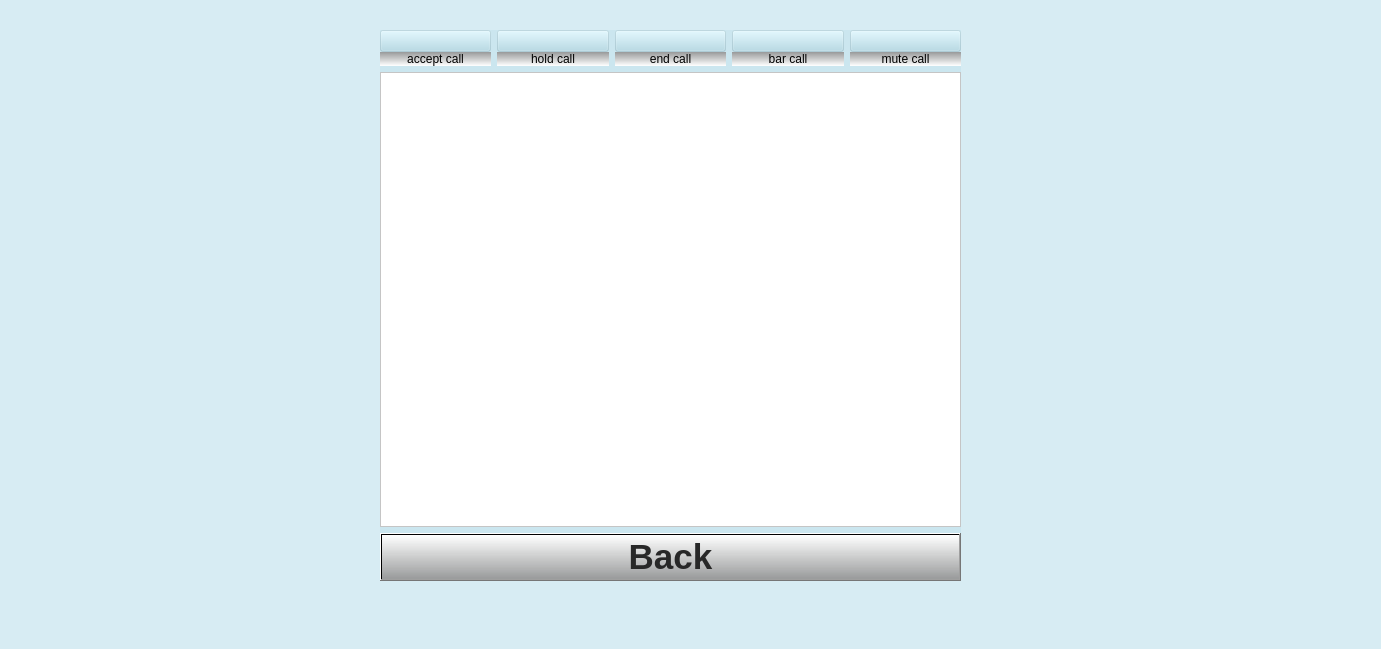
<?xml version="1.0" encoding="UTF-8"?>
<ui version="4.0">
 <class>etu</class>
 <widget class="QWidget" name="etu">
  <property name="geometry">
   <rect>
    <x>0</x>
    <y>0</y>
    <width>1381</width>
    <height>649</height>
   </rect>
  </property>
  <property name="windowTitle">
   <string>Form</string>
  </property>
  <property name="styleSheet">
   <string notr="true">

background-color: rgba(173, 216, 230,70);
</string>
  </property>
  <widget class="QWidget" name="layoutWidget">
   <property name="geometry">
    <rect>
     <x>380</x>
     <y>30</y>
     <width>581</width>
     <height>551</height>
    </rect>
   </property>
   <layout class="QVBoxLayout" name="verticalLayout_6">
    <item>
     <layout class="QHBoxLayout" name="horizontalLayout">
      <item>
       <layout class="QVBoxLayout" name="verticalLayout">
        <property name="spacing">
         <number>0</number>
        </property>
        <item>
         <widget class="QPushButton" name="accept_call_button">
          <property name="styleSheet">
           <string notr="true">background-color: qlineargradient(spread:pad, x1:0.5, y0.8:0, x2:1, y1:0, stop:0 rgba(240, 240, 240, 150), stop:1 rgba(255, 255, 255, 255));
</string>
          </property>
          <property name="text">
           <string/>
          </property>
          <property name="icon">
           <iconset resource="icons.qrc">
            <normaloff>:/images/green_call_button.png</normaloff>:/images/green_call_button.png</iconset>
          </property>
          <property name="iconSize">
           <size>
            <width>90</width>
            <height>90</height>
           </size>
          </property>
         </widget>
        </item>
        <item>
         <widget class="QLabel" name="accept_call_label">
          <property name="styleSheet">
           <string notr="true">background-color: qlineargradient(spread:pad, x2:1, y1:1, x1:1, y2:0, stop:1 rgba(150, 150, 150, 240), stop:0 rgba(255, 255, 255, 255));
</string>
          </property>
          <property name="text">
           <string>accept call</string>
          </property>
          <property name="alignment">
           <set>Qt::AlignCenter</set>
          </property>
         </widget>
        </item>
       </layout>
      </item>
      <item>
       <layout class="QVBoxLayout" name="verticalLayout_2">
        <property name="spacing">
         <number>0</number>
        </property>
        <item>
         <widget class="QPushButton" name="hold_call_button">
          <property name="styleSheet">
           <string notr="true">background-color: qlineargradient(spread:pad, x1:0.5, y0.8:0, x2:1, y1:0, stop:0 rgba(240, 240, 240, 150), stop:1 rgba(255, 255, 255, 255));
</string>
          </property>
          <property name="text">
           <string/>
          </property>
          <property name="icon">
           <iconset resource="icons.qrc">
            <normaloff>:/images/hold_call.png</normaloff>:/images/hold_call.png</iconset>
          </property>
          <property name="iconSize">
           <size>
            <width>90</width>
            <height>90</height>
           </size>
          </property>
         </widget>
        </item>
        <item>
         <widget class="QLabel" name="hold_call_label">
          <property name="styleSheet">
           <string notr="true">background-color: qlineargradient(spread:pad, x2:1, y1:1, x1:1, y2:0, stop:1 rgba(150, 150, 150, 240), stop:0 rgba(255, 255, 255, 255));</string>
          </property>
          <property name="text">
           <string>hold call</string>
          </property>
          <property name="alignment">
           <set>Qt::AlignCenter</set>
          </property>
         </widget>
        </item>
       </layout>
      </item>
      <item>
       <layout class="QVBoxLayout" name="verticalLayout_3">
        <property name="spacing">
         <number>0</number>
        </property>
        <item>
         <widget class="QPushButton" name="end_call_button">
          <property name="styleSheet">
           <string notr="true">background-color: qlineargradient(spread:pad, x1:0.5, y0.8:0, x2:1, y1:0, stop:0 rgba(240, 240, 240, 150), stop:1 rgba(255, 255, 255, 255));</string>
          </property>
          <property name="text">
           <string/>
          </property>
          <property name="icon">
           <iconset resource="icons.qrc">
            <normaloff>:/images/red_stop_button.png</normaloff>:/images/red_stop_button.png</iconset>
          </property>
          <property name="iconSize">
           <size>
            <width>90</width>
            <height>90</height>
           </size>
          </property>
         </widget>
        </item>
        <item>
         <widget class="QLabel" name="end_call_label">
          <property name="styleSheet">
           <string notr="true">background-color: qlineargradient(spread:pad, x2:1, y1:1, x1:1, y2:0, stop:1 rgba(150, 150, 150, 240), stop:0 rgba(255, 255, 255, 255));</string>
          </property>
          <property name="text">
           <string>end call</string>
          </property>
          <property name="alignment">
           <set>Qt::AlignCenter</set>
          </property>
         </widget>
        </item>
       </layout>
      </item>
      <item>
       <layout class="QVBoxLayout" name="verticalLayout_4">
        <property name="spacing">
         <number>0</number>
        </property>
        <item>
         <widget class="QPushButton" name="bar_call_button">
          <property name="styleSheet">
           <string notr="true">background-color: qlineargradient(spread:pad, x1:0.5, y0.8:0, x2:1, y1:0, stop:0 rgba(240, 240, 240, 150), stop:1 rgba(255, 255, 255, 255));
</string>
          </property>
          <property name="text">
           <string/>
          </property>
          <property name="icon">
           <iconset resource="icons.qrc">
            <normaloff>:/images/end_call.png</normaloff>:/images/end_call.png</iconset>
          </property>
          <property name="iconSize">
           <size>
            <width>90</width>
            <height>90</height>
           </size>
          </property>
         </widget>
        </item>
        <item>
         <widget class="QLabel" name="bar_call_label">
          <property name="styleSheet">
           <string notr="true">background-color: qlineargradient(spread:pad, x2:1, y1:1, x1:1, y2:0, stop:1 rgba(150, 150, 150, 240), stop:0 rgba(255, 255, 255, 255));</string>
          </property>
          <property name="text">
           <string>bar call</string>
          </property>
          <property name="alignment">
           <set>Qt::AlignCenter</set>
          </property>
         </widget>
        </item>
       </layout>
      </item>
      <item>
       <layout class="QVBoxLayout" name="verticalLayout_5">
        <property name="spacing">
         <number>0</number>
        </property>
        <item>
         <widget class="QPushButton" name="mute_call_button">
          <property name="styleSheet">
           <string notr="true">background-color: qlineargradient(spread:pad, x1:0.5, y0.8:0, x2:1, y1:0, stop:0 rgba(240, 240, 240, 150), stop:1 rgba(255, 255, 255, 255));
</string>
          </property>
          <property name="text">
           <string/>
          </property>
          <property name="icon">
           <iconset resource="icons.qrc">
            <normaloff>:/images/mute_call.png</normaloff>:/images/mute_call.png</iconset>
          </property>
          <property name="iconSize">
           <size>
            <width>90</width>
            <height>90</height>
           </size>
          </property>
         </widget>
        </item>
        <item>
         <widget class="QLabel" name="mute_call_label">
          <property name="styleSheet">
           <string notr="true">background-color: qlineargradient(spread:pad, x2:1, y1:1, x1:1, y2:0, stop:1 rgba(150, 150, 150, 240), stop:0 rgba(255, 255, 255, 255));</string>
          </property>
          <property name="text">
           <string>mute call</string>
          </property>
          <property name="alignment">
           <set>Qt::AlignCenter</set>
          </property>
         </widget>
        </item>
       </layout>
      </item>
     </layout>
    </item>
    <item>
     <widget class="QListView" name="call_queue">
      <property name="styleSheet">
       <string notr="true">background-color: rgb(255, 255, 255);</string>
      </property>
      <property name="selectionRectVisible">
       <bool>false</bool>
      </property>
     </widget>
    </item>
    <item>
     <widget class="QPushButton" name="etu_back_button">
      <property name="font">
       <font>
        <pointsize>26</pointsize>
        <weight>75</weight>
        <bold>true</bold>
       </font>
      </property>
      <property name="autoFillBackground">
       <bool>false</bool>
      </property>
      <property name="styleSheet">
       <string notr="true">background-color: qlineargradient(spread:pad, x0:0, y0:0, x1:1, y1:1, stop:0 rgba(150, 150, 150, 150), stop:1 rgba(230, 230, 230, 200));
color: rgb(40, 40, 40);
background-color: qlineargradient(spread:pad, x2:1, y1:1, x1:1, y2:0, stop:0 rgba(150, 150, 150, 240), stop:1 rgba(255, 255, 255, 255));
</string>
      </property>
      <property name="text">
       <string>Back</string>
      </property>
     </widget>
    </item>
   </layout>
  </widget>
 </widget>
 <resources>
  <include location="icons.qrc"/>
 </resources>
 <connections/>
</ui>
